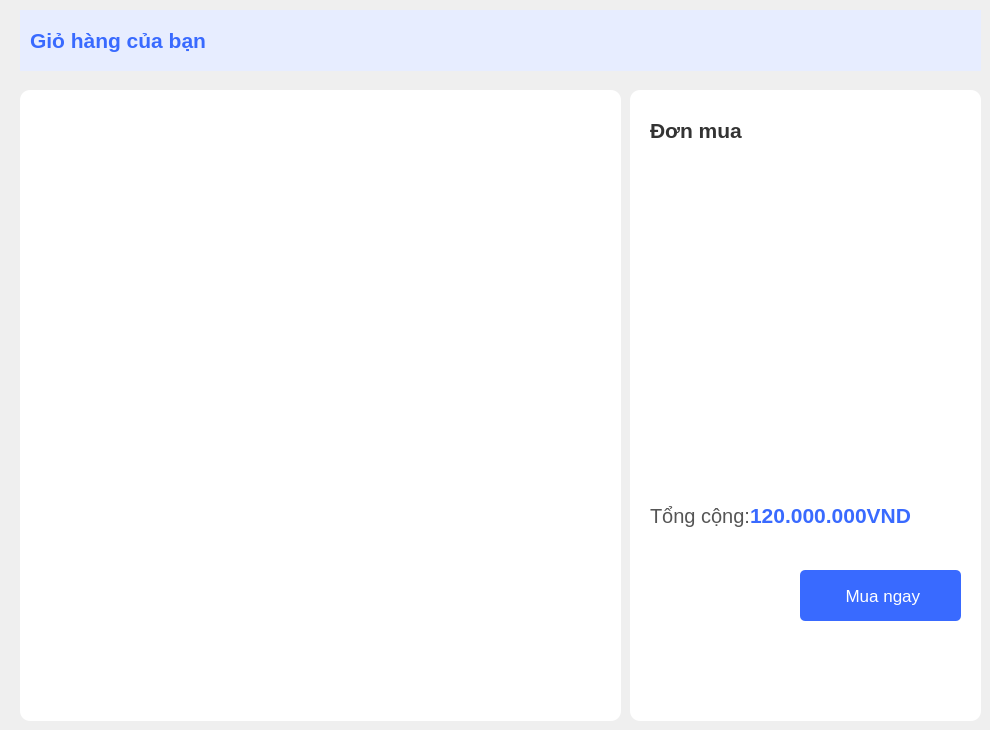
    <widget class="QWidget" name="cartView">
     <widget class="QLabel" name="label_27">
      <property name="geometry">
       <rect>
        <x>20</x>
        <y>90</y>
        <width>601</width>
        <height>631</height>
       </rect>
      </property>
      <property name="styleSheet">
       <string notr="true">background-color: #fff;
border-radius: 10px;</string>
      </property>
      <property name="text">
       <string/>
      </property>
     </widget>
     <widget class="QLabel" name="label_26">
      <property name="geometry">
       <rect>
        <x>30</x>
        <y>20</y>
        <width>231</width>
        <height>41</height>
       </rect>
      </property>
      <property name="font">
       <font>
        <pointsize>16</pointsize>
        <bold>true</bold>
       </font>
      </property>
      <property name="styleSheet">
       <string notr="true">color: #396AFF;</string>
      </property>
      <property name="text">
       <string>Giỏ hàng của bạn</string>
      </property>
     </widget>
     <widget class="QWidget" name="cartWidget" native="true">
      <property name="geometry">
       <rect>
        <x>30</x>
        <y>100</y>
        <width>581</width>
        <height>611</height>
       </rect>
      </property>
     </widget>
     <widget class="QWidget" name="widget_5" native="true">
      <property name="geometry">
       <rect>
        <x>640</x>
        <y>90</y>
        <width>341</width>
        <height>591</height>
       </rect>
      </property>
      <widget class="QLabel" name="label_28">
       <property name="geometry">
        <rect>
         <x>10</x>
         <y>20</y>
         <width>231</width>
         <height>41</height>
        </rect>
       </property>
       <property name="font">
        <font>
         <pointsize>16</pointsize>
         <bold>true</bold>
        </font>
       </property>
       <property name="styleSheet">
        <string notr="true">color: #333;
</string>
       </property>
       <property name="text">
        <string>Đơn mua</string>
       </property>
      </widget>
      <widget class="QLabel" name="moneyPreBuy">
       <property name="geometry">
        <rect>
         <x>110</x>
         <y>410</y>
         <width>211</width>
         <height>31</height>
        </rect>
       </property>
       <property name="font">
        <font>
         <pointsize>16</pointsize>
         <bold>true</bold>
        </font>
       </property>
       <property name="styleSheet">
        <string notr="true">color: #396AFF;
qproperty-alignment: 'AlignRight';</string>
       </property>
       <property name="text">
        <string>120.000.000VND</string>
       </property>
      </widget>
      <widget class="QLabel" name="label_42">
       <property name="geometry">
        <rect>
         <x>10</x>
         <y>410</y>
         <width>161</width>
         <height>31</height>
        </rect>
       </property>
       <property name="font">
        <font>
         <pointsize>15</pointsize>
        </font>
       </property>
       <property name="styleSheet">
        <string notr="true">color: #555;
qproperty-alignment: 'AlignLeft';</string>
       </property>
       <property name="text">
        <string>Tổng cộng:</string>
       </property>
      </widget>
      <widget class="QPushButton" name="pushButton_3">
       <property name="geometry">
        <rect>
         <x>160</x>
         <y>480</y>
         <width>161</width>
         <height>51</height>
        </rect>
       </property>
       <property name="font">
        <font>
         <pointsize>13</pointsize>
         <fontweight>DemiBold</fontweight>
        </font>
       </property>
       <property name="cursor">
        <cursorShape>PointingHandCursor</cursorShape>
       </property>
       <property name="styleSheet">
        <string notr="true">background-color: #396AFF;
color: #fff;
border: none;
border-radius: 5px;</string>
       </property>
       <property name="text">
        <string> Mua ngay</string>
       </property>
       <property name="icon">
        <iconset resource="resourse.qrc">
         <normaloff>:/new/img/img/payment-method.png</normaloff>:/new/img/img/payment-method.png</iconset>
       </property>
       <property name="iconSize">
        <size>
         <width>26</width>
         <height>26</height>
        </size>
       </property>
      </widget>
      <widget class="QWidget" name="preBuyW" native="true">
       <property name="geometry">
        <rect>
         <x>0</x>
         <y>60</y>
         <width>331</width>
         <height>351</height>
        </rect>
       </property>
      </widget>
     </widget>
     <widget class="QLabel" name="label_40">
      <property name="geometry">
       <rect>
        <x>630</x>
        <y>90</y>
        <width>351</width>
        <height>631</height>
       </rect>
      </property>
      <property name="styleSheet">
       <string notr="true">border-radius: 10px;background-color: #fff;
</string>
      </property>
      <property name="text">
       <string/>
      </property>
     </widget>
     <widget class="QWidget" name="widget_6" native="true">
      <property name="geometry">
       <rect>
        <x>20</x>
        <y>10</y>
        <width>961</width>
        <height>61</height>
       </rect>
      </property>
      <property name="styleSheet">
       <string notr="true">background-color: #E7EDFF;
</string>
      </property>
      <widget class="QPushButton" name="refeshInv_2">
       <property name="geometry">
        <rect>
         <x>900</x>
         <y>0</y>
         <width>51</width>
         <height>61</height>
        </rect>
       </property>
       <property name="cursor">
        <cursorShape>PointingHandCursor</cursorShape>
       </property>
       <property name="styleSheet">
        <string notr="true">
background-color:#E7EDFF;
border-radius: 20px;</string>
       </property>
       <property name="text">
        <string/>
       </property>
       <property name="icon">
        <iconset resource="resourse.qrc">
         <normaloff>:/new/img/img/sync (1).png</normaloff>:/new/img/img/sync (1).png</iconset>
       </property>
       <property name="iconSize">
        <size>
         <width>28</width>
         <height>28</height>
        </size>
       </property>
      </widget>
     </widget>
     <zorder>widget_6</zorder>
     <zorder>label_40</zorder>
     <zorder>label_27</zorder>
     <zorder>label_26</zorder>
     <zorder>cartWidget</zorder>
     <zorder>widget_5</zorder>
    </widget>
